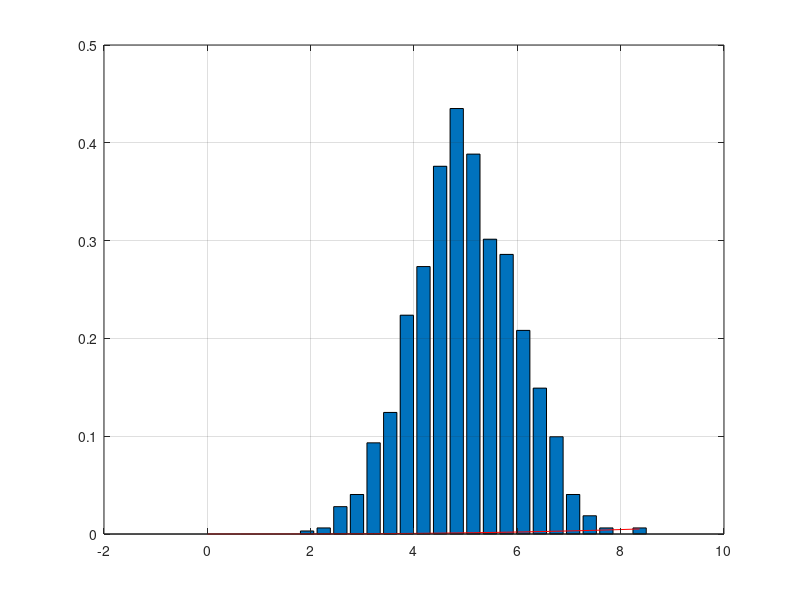

Write MATLAB code to recreate this figure.
clear all ; 
close all ; 
clc; 

%generation la dist rayleigh apartir de dist unif
N=1000;
U=randn(1,N);
m=5 ;
s=1 ; %valeur de l ecart type


%application de la fct inverse 
R=  m + s*U; 

%verification 
maxR =max(R) ; 
minR =min(R) ; 


%choix de resolution 
lk =(maxR-minR)/20 ;
pointsR= (0: lk:maxR); 
%
[nn,xx] =hist(R,pointsR); 
bar(xx, nn/(N*lk)); hold on 
% theoretical exp distribution 
s2=s^2 ;
pth=(1/s*pointsR*sqrt(2*pi)) .* exp(-((log10(pointsR)-m).^2)./(2*s2)) ; 
plot (pointsR, pth, 'r' ) , hold off ;
grid
